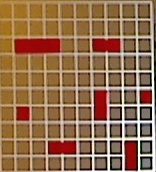
#> input picture Pictures/Cropped_2.jpg, 156 x 172 px
$ python gammaThresh.py
#> lines starting #> are read from the running program, lines starting #| are printed output that depends on the picture; after the words box and inside, x2 and y2 are one past the last pixel; in counts of white or black regions, pixels touching at a corner belong together
### blob.py
def extract_blobs(binary_image):
    blobs = []
    for y in range(0, binary_image.shape[0]):
        for x in range(0, binary_image.shape[1]):
            if binary_image[y, x] > 0:
                binary_image[y, x] = 0
                blob_pixels = []
                queue = [[y, x]]

                while len(queue) > 0:

                    y_temp = queue[0][0]
                    x_temp = queue[0][1]

                    if x_temp + 1 < binary_image.shape[1] and binary_image[y_temp, x_temp + 1] > 0:
                        binary_image[y_temp, x_temp + 1] = 0
                        queue.append([y_temp, x_temp + 1])
                    if y_temp + 1 < binary_image.shape[0] and binary_image[y_temp + 1, x_temp] > 0:
                        binary_image[y_temp + 1, x_temp] = 0
                        queue.append([y_temp + 1, x_temp])
                    if x_temp - 1 > 0 and binary_image[y_temp, x_temp - 1] > 0:
                        binary_image[y_temp, x_temp - 1] = 0
                        queue.append([y_temp, x_temp - 1])
                    if y_temp - 1 > 0 and binary_image[y_temp - 1, x_temp] > 0:
                        binary_image[y_temp - 1, x_temp] = 0
                        queue.append([y_temp - 1, x_temp])

                    blob_pixels.append(queue.pop(0))
                blobs.append(blob_pixels)
    return blobs

### gammaThresh.py
import cv2
import numpy as np
from blob import extract_blobs

image = cv2.imread("Pictures/Cropped_2.jpg")
#> image is the input picture: shape (172, 156, 3); mean B, G, R 78.9, 109.4, 147.1

def gammaCorrection(image):
    image = cv2.GaussianBlur(image, (5, 5), cv2.BORDER_DEFAULT)
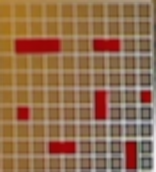
#> image: shape (172, 156, 3); mean of channels 0, 1, 2 78.9, 109.4, 147; drawn as B, G, R
    gammaImage = np.zeros(image.shape, image.dtype)

    for y in range(image.shape[0]):
        for x in range(image.shape[1]):
            for c in range(image.shape[2]):
                gammaImage[y, x, c] = np.clip(3 * image[y, x ,c] + (0), 0, 255)
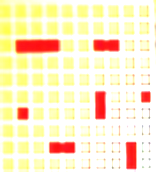
#> gammaImage: shape (172, 156, 3); mean of channels 0, 1, 2 204, 238.7, 254.8; drawn as B, G, R


    # [7 lines of commented-out code are left out]
    cv2.imshow(".", gammaImage)
    return gammaImage

def normalThreshold(image, color : str):
#> called with color = 'red'
    image = cv2.cvtColor(image, cv2.COLOR_BGR2HSV)
#> image: shape (172, 156, 3); mean H, S, V 18.2, 51, 254.8
    cv2.imshow("YUV color space", image)
    if color == "red":
        mask = cv2.inRange(image, np.array([0, 75, 75]), np.array([3, 255, 255]))
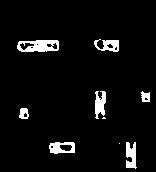
#> mask: shape (172, 156); 5.1% white; 9 white regions (2 under 20 px), largest, box (x1, y1, x2, y2) and area: (17, 40, 59, 52) 369, (95, 91, 106, 119) 217, (126, 142, 137, 169) 216
    elif color == "green":
        mask = cv2.inRange(image, np.array([45, 75, 75]), np.array([60, 255, 255]))
    return mask

#def adaptiveMean(image):
 #   mask =  cv2.adaptiveThreshold(grayImage, 255, cv2.ADAPTIVE_THRESH_MEAN_C, cv2.THRESH_BINARY, 11, 2)
  #  return mask

#maybe implement otsu method on different color channels?


def findBlobs(image):
    blobs = extract_blobs(image)
#> in extract_blobs, `blobs = []`: blobs = []
#> after the loop in extract_blobs, `for y in range(0, binary_image.shape[0]):`: binary_image: shape (172, 156); every value is 0
#> after the loop in extract_blobs, `for y in range(0, binary_image.shape[0]):`: blobs = 10 items
#> blobs = 10 items

    for blob in blobs:
        print(blob[0], blob[-1])
#> this loop made 10 passes
#> blob on passes 1, 10: [[39, 99], [39, 100]], [[143, 119]]
#| [39, 99] [39, 100]
#| [40, 36] [50, 57]
#| [40, 95] [40, 118]
#| [91, 96] [115, 103]
#| [91, 142] [101, 149]
#| [108, 21] [118, 27]
#| [117, 103] [118, 105]
#| [142, 55] [152, 74]
#> (further printed lines are left out)

findBlobs(normalThreshold(gammaCorrection(image), "red"))
cv2.imshow("Normal mask", normalThreshold(gammaCorrection(image), "red"))
cv2.waitKey(0)
cv2.destroyAllWindows()
